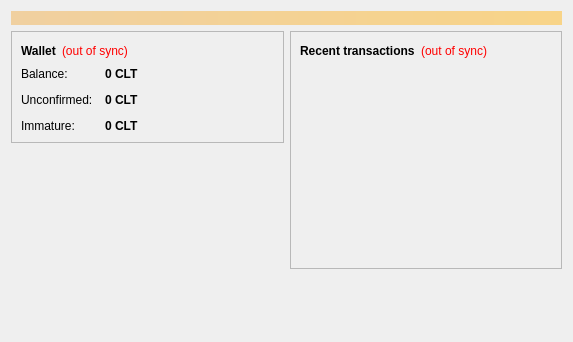
<?xml version="1.0" encoding="UTF-8"?>
<ui version="4.0">
 <class>OverviewPage</class>
 <widget class="QWidget" name="OverviewPage">
  <property name="geometry">
   <rect>
    <x>0</x>
    <y>0</y>
    <width>573</width>
    <height>342</height>
   </rect>
  </property>
  <property name="windowTitle">
   <string>Form</string>
  </property>
  <layout class="QVBoxLayout" name="topLayout">
   <item>
    <widget class="QLabel" name="labelAlerts">
     <property name="visible">
      <bool>false</bool>
     </property>
     <property name="styleSheet">
      <string notr="true">background-color: qlineargradient(x1: 0, y1: 0, x2: 1, y2: 0, stop:0 #F0D0A0, stop:1 #F8D488); color:#000000;</string>
     </property>
     <property name="wordWrap">
      <bool>true</bool>
     </property>
     <property name="margin">
      <number>3</number>
     </property>
    </widget>
   </item>
   <item>
    <layout class="QHBoxLayout" name="horizontalLayout" stretch="1,1">
     <item>
      <layout class="QVBoxLayout" name="verticalLayout_2">
       <item>
        <widget class="QFrame" name="frame">
         <property name="frameShape">
          <enum>QFrame::StyledPanel</enum>
         </property>
         <property name="frameShadow">
          <enum>QFrame::Raised</enum>
         </property>
         <layout class="QVBoxLayout" name="verticalLayout_4">
          <item>
           <layout class="QHBoxLayout" name="horizontalLayout_4">
            <item>
             <widget class="QLabel" name="label_5">
              <property name="font">
               <font>
                <weight>75</weight>
                <bold>true</bold>
               </font>
              </property>
              <property name="text">
               <string>Wallet</string>
              </property>
             </widget>
            </item>
            <item>
             <widget class="QLabel" name="labelWalletStatus">
              <property name="toolTip">
               <string>The displayed information may be out of date. Your wallet automatically synchronizes with the CryptoLottoToken network after a connection is established, but this process has not completed yet.</string>
              </property>
              <property name="styleSheet">
               <string notr="true">QLabel { color: red; }</string>
              </property>
              <property name="text">
               <string notr="true">(out of sync)</string>
              </property>
              <property name="alignment">
               <set>Qt::AlignLeading|Qt::AlignLeft|Qt::AlignVCenter</set>
              </property>
             </widget>
            </item>
            <item>
             <spacer name="horizontalSpacer_2">
              <property name="orientation">
               <enum>Qt::Horizontal</enum>
              </property>
              <property name="sizeHint" stdset="0">
               <size>
                <width>40</width>
                <height>20</height>
               </size>
              </property>
             </spacer>
            </item>
           </layout>
          </item>
          <item>
           <layout class="QFormLayout" name="formLayout_2">
            <property name="fieldGrowthPolicy">
             <enum>QFormLayout::AllNonFixedFieldsGrow</enum>
            </property>
            <property name="horizontalSpacing">
             <number>12</number>
            </property>
            <property name="verticalSpacing">
             <number>12</number>
            </property>
            <item row="0" column="0">
             <widget class="QLabel" name="label">
              <property name="text">
               <string>Balance:</string>
              </property>
             </widget>
            </item>
            <item row="0" column="1">
             <widget class="QLabel" name="labelBalance">
              <property name="font">
               <font>
                <weight>75</weight>
                <bold>true</bold>
               </font>
              </property>
              <property name="cursor">
               <cursorShape>IBeamCursor</cursorShape>
              </property>
              <property name="toolTip">
               <string>Your current balance</string>
              </property>
              <property name="text">
               <string notr="true">0 CLT</string>
              </property>
              <property name="textInteractionFlags">
               <set>Qt::LinksAccessibleByMouse|Qt::TextSelectableByKeyboard|Qt::TextSelectableByMouse</set>
              </property>
             </widget>
            </item>
            <item row="1" column="0">
             <widget class="QLabel" name="label_3">
              <property name="text">
               <string>Unconfirmed:</string>
              </property>
             </widget>
            </item>
            <item row="1" column="1">
             <widget class="QLabel" name="labelUnconfirmed">
              <property name="font">
               <font>
                <weight>75</weight>
                <bold>true</bold>
               </font>
              </property>
              <property name="cursor">
               <cursorShape>IBeamCursor</cursorShape>
              </property>
              <property name="toolTip">
               <string>Total of transactions that have yet to be confirmed, and do not yet count toward the current balance</string>
              </property>
              <property name="text">
               <string notr="true">0 CLT</string>
              </property>
              <property name="textInteractionFlags">
               <set>Qt::LinksAccessibleByMouse|Qt::TextSelectableByKeyboard|Qt::TextSelectableByMouse</set>
              </property>
             </widget>
            </item>
            <item row="2" column="0">
             <widget class="QLabel" name="labelImmatureText">
              <property name="text">
               <string>Immature:</string>
              </property>
             </widget>
            </item>
            <item row="2" column="1">
             <widget class="QLabel" name="labelImmature">
              <property name="font">
               <font>
                <weight>75</weight>
                <bold>true</bold>
               </font>
              </property>
              <property name="toolTip">
               <string>Mined balance that has not yet matured</string>
              </property>
              <property name="text">
               <string notr="true">0 CLT</string>
              </property>
              <property name="textInteractionFlags">
               <set>Qt::LinksAccessibleByMouse|Qt::TextSelectableByKeyboard|Qt::TextSelectableByMouse</set>
              </property>
             </widget>
            </item>
           </layout>
          </item>
         </layout>
        </widget>
       </item>
       <item>
        <spacer name="verticalSpacer">
         <property name="orientation">
          <enum>Qt::Vertical</enum>
         </property>
         <property name="sizeHint" stdset="0">
          <size>
           <width>20</width>
           <height>40</height>
          </size>
         </property>
        </spacer>
       </item>
        <item>
         <widget class="QLabel" name="label_wallet_bgcoin">
          <property name="text">
           <string/>
          </property>
          <property name="pixmap">
           <pixmap resource="../bitcoin.qrc">:/images/wallet_bgcoin</pixmap>
          </property>
          <property name="scaledContents">
           <bool>false</bool>
          </property>
          <property name="alignment">
           <set>Qt::AlignCenter</set>
          </property>
          <property name="margin">
           <number>-2</number>
          </property>
         </widget>
        </item>
        <item>
         <widget class="QLabel" name="label_6">
          <property name="text">
           <string/>
          </property>
         </widget>
        </item>
      </layout>
     </item>
     <item>
      <layout class="QVBoxLayout" name="verticalLayout_3">
       <item>
        <widget class="QFrame" name="frame_2">
         <property name="frameShape">
          <enum>QFrame::StyledPanel</enum>
         </property>
         <property name="frameShadow">
          <enum>QFrame::Raised</enum>
         </property>
         <layout class="QVBoxLayout" name="verticalLayout">
          <item>
           <layout class="QHBoxLayout" name="horizontalLayout_2">
            <item>
             <widget class="QLabel" name="label_4">
              <property name="text">
               <string>&lt;b&gt;Recent transactions&lt;/b&gt;</string>
              </property>
             </widget>
            </item>
            <item>
             <widget class="QLabel" name="labelTransactionsStatus">
              <property name="toolTip">
               <string>The displayed information may be out of date. Your wallet automatically synchronizes with the CryptoLottoToken network after a connection is established, but this process has not completed yet.</string>
              </property>
              <property name="styleSheet">
               <string notr="true">QLabel { color: red; }</string>
              </property>
              <property name="text">
               <string notr="true">(out of sync)</string>
              </property>
              <property name="alignment">
               <set>Qt::AlignRight|Qt::AlignTrailing|Qt::AlignVCenter</set>
              </property>
             </widget>
            </item>
            <item>
             <spacer name="horizontalSpacer">
              <property name="orientation">
               <enum>Qt::Horizontal</enum>
              </property>
              <property name="sizeHint" stdset="0">
               <size>
                <width>40</width>
                <height>20</height>
               </size>
              </property>
             </spacer>
            </item>
           </layout>
          </item>
          <item>
           <widget class="QListView" name="listTransactions">
            <property name="styleSheet">
             <string notr="true">QListView { background: transparent; }</string>
            </property>
            <property name="frameShape">
             <enum>QFrame::NoFrame</enum>
            </property>
            <property name="verticalScrollBarPolicy">
             <enum>Qt::ScrollBarAlwaysOff</enum>
            </property>
            <property name="horizontalScrollBarPolicy">
             <enum>Qt::ScrollBarAlwaysOff</enum>
            </property>
            <property name="selectionMode">
             <enum>QAbstractItemView::NoSelection</enum>
            </property>
           </widget>
          </item>
         </layout>
        </widget>
       </item>
       <item>
        <spacer name="verticalSpacer_2">
         <property name="orientation">
          <enum>Qt::Vertical</enum>
         </property>
         <property name="sizeHint" stdset="0">
          <size>
           <width>20</width>
           <height>40</height>
          </size>
         </property>
        </spacer>
       </item>
      </layout>
     </item>
    </layout>
   </item>
  </layout>
 </widget>
 <resources/>
 <connections/>
</ui>
